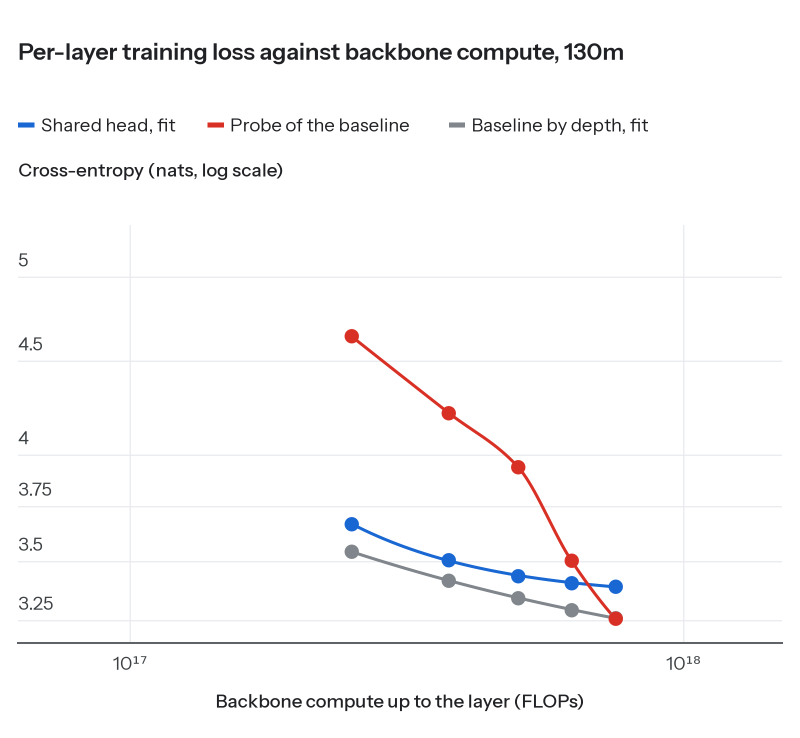
#> input picture docs/della/pls_archive/blog/layer_probe_130m.png, 1600 x 1475 px, found by its file name (shown at 1/2 size)
$ python contact_sheet.py
#> lines starting #> are read from the running program, lines starting #| are printed output that depends on the picture
"""Numbered contact sheet of the earlier Epoch-style figures (writing:plot), for choosing which to keep."""
from pathlib import Path
from PIL import Image, ImageDraw, ImageFont
B = Path("/scratch/gpfs/GROUP/USER/tmp/pls_blog"); F = Path("/scratch/gpfs/GROUP/USER/project/marin-pls/docs/della/pls_figs")
items = [B / n for n in ["layer_probe_130m.png", "layer_backbone_130m.png", "heads_compare_130m.png", "layer_backbone_300m.png",
                         "layer_probe_300m_progress.png", "final_gap.png", "layer_paloma_130m.png", "layer_paloma_300m.png", "layer_train.png"]]
items += [F / n for n in ["130m_train_per_layer.png", "130m_eval_macro_per_layer.png", "130m_eval_c4_bpb_per_layer.png", "130m_dynamic_signals.png"]]
W, cols = 760, 3
font = ImageFont.truetype(str(B / "fonts" / "InstrumentSans-SemiBold.ttf"), 30) if (B / "fonts" / "InstrumentSans-SemiBold.ttf").exists() else ImageFont.load_default()
thumbs = []
for i, p in enumerate(items, 1):
    im = Image.open(p).convert("RGB"); im = im.resize((W, int(im.height * W / im.width)))
#> after `im = im.resize((W, int(im.height * W / im.width)))`:
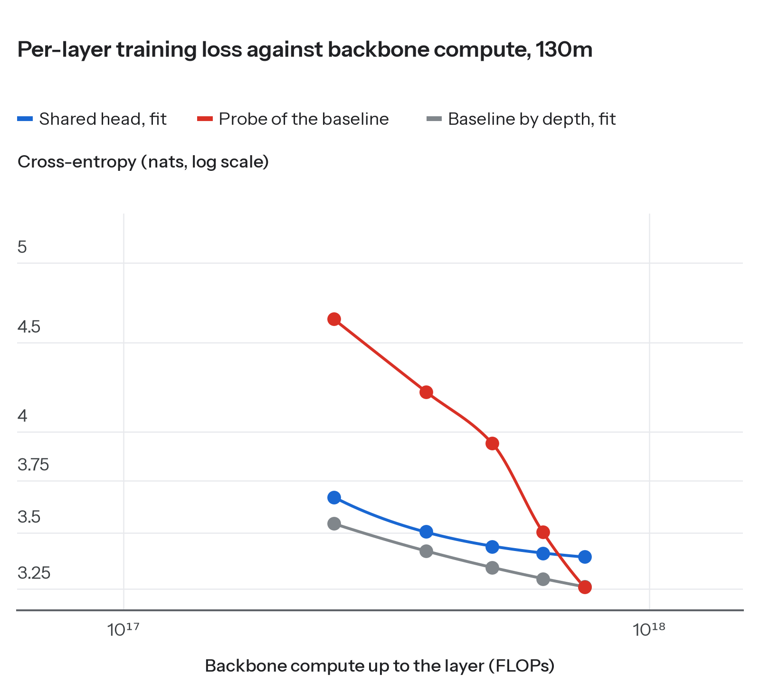
#> im: PIL image 760x700 RGB; mean R, G, B 249.9, 249.6, 250
    lab = Image.new("RGB", (W, 54), "white"); ImageDraw.Draw(lab).text((10, 10), f"{i}. {p.name}", fill="black", font=font)
#> after `lab = Image.new('RGB', (W, 54), 'white')`: lab: PIL image 760x54 RGB; every value is 255
#> after `ImageDraw.Draw(lab).text((10, 10), f'{i}. {p.name}', fill='black', fon`:
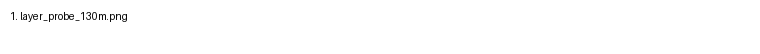
#> lab: PIL image 760x54 RGB; min 1, max 255, mean 253.5
    t = Image.new("RGB", (W, im.height + 54), "white"); t.paste(lab, (0, 0)); t.paste(im, (0, 54)); thumbs.append(t)
#> after `t = Image.new('RGB', (W, im.height + 54), 'white')`: t: PIL image 760x754 RGB; every value is 255
#> after `t.paste(lab, (0, 0))`:
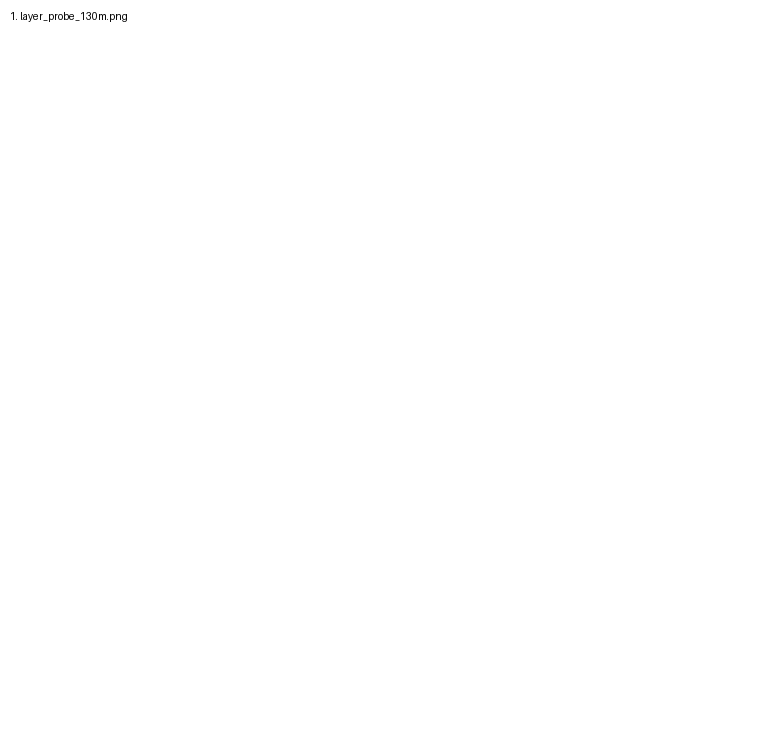
#> t: PIL image 760x754 RGB; min 1, max 255, mean 254.9
#> after `t.paste(im, (0, 54))`:
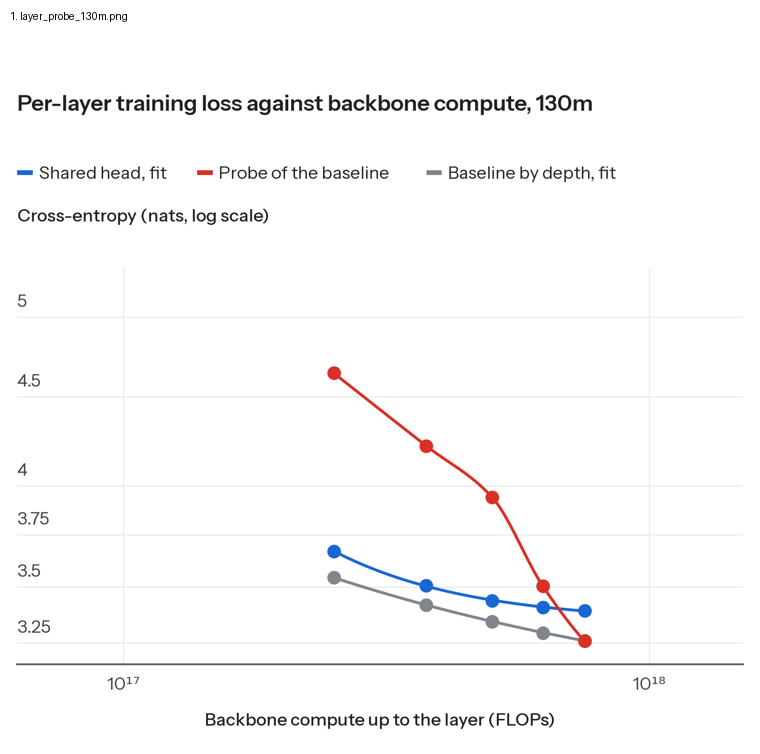
#> t: PIL image 760x754 RGB; mean R, G, B 250.1, 249.9, 250.2
#> pass 2 of the loop `for i, p in enumerate(items, 1):`:
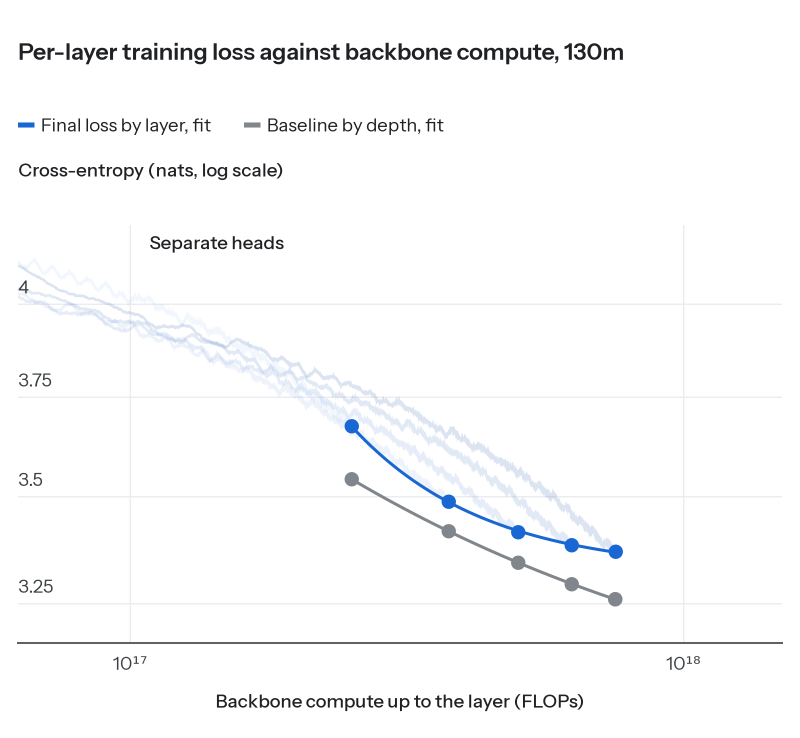
#> input picture docs/della/pls_archive/blog/layer_backbone_130m.png, 1600 x 1475 px, found by its file name (shown at 1/2 size)
#> im: PIL image 1600x1475 RGB
#> im: PIL image 760x700 RGB
#> `ImageDraw.Draw(lab).text((10, 10), f'{i}. {p.name}', fill='black', fon`:
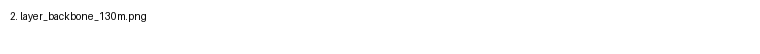
#> lab: PIL image 760x54 RGB; min 1, max 255, mean 253.2
#> `t.paste(im, (0, 54))`:
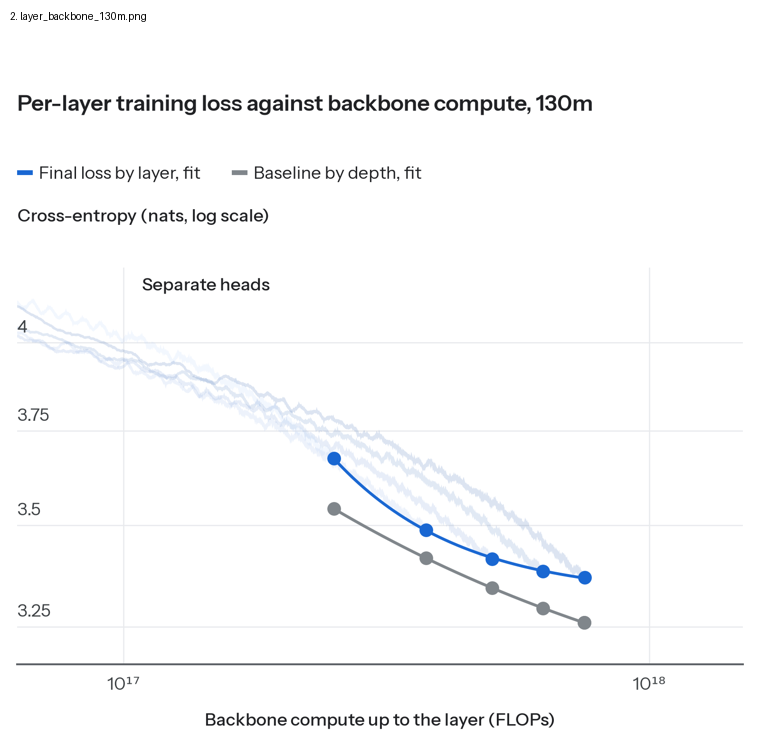
#> t: PIL image 760x754 RGB; mean R, G, B 249.7, 250.1, 250.7
#> pass 3 of the loop `for i, p in enumerate(items, 1):`:
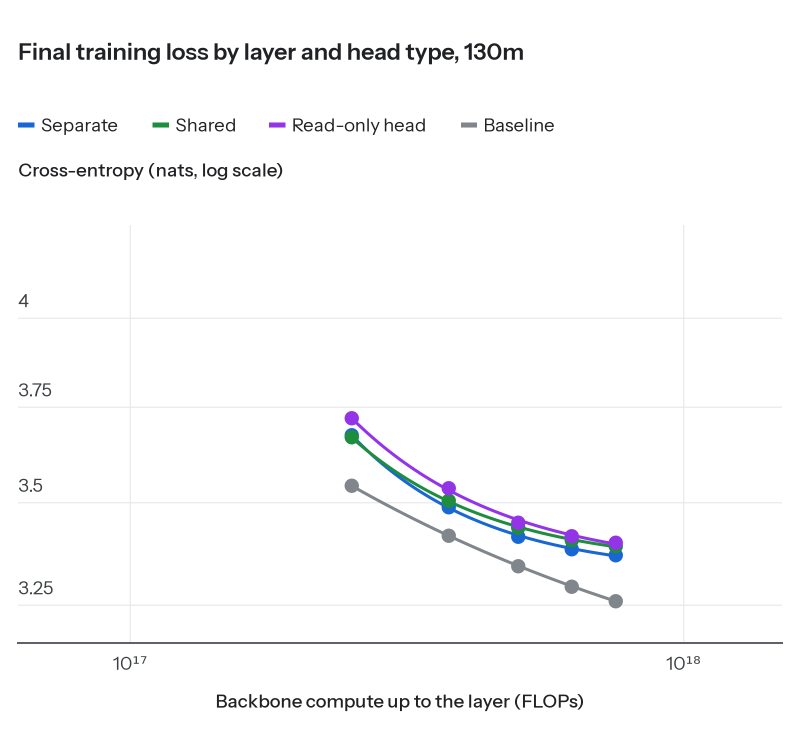
#> input picture docs/della/pls_archive/blog/heads_compare_130m.png, 1600 x 1475 px, found by its file name (shown at 1/2 size)
#> im: PIL image 1600x1475 RGB
#> im: PIL image 760x700 RGB
#> `ImageDraw.Draw(lab).text((10, 10), f'{i}. {p.name}', fill='black', fon`:
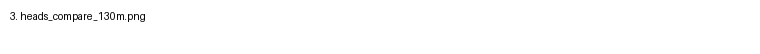
#> lab: PIL image 760x54 RGB; min 1, max 255, mean 253.2
#> `t.paste(im, (0, 54))`:
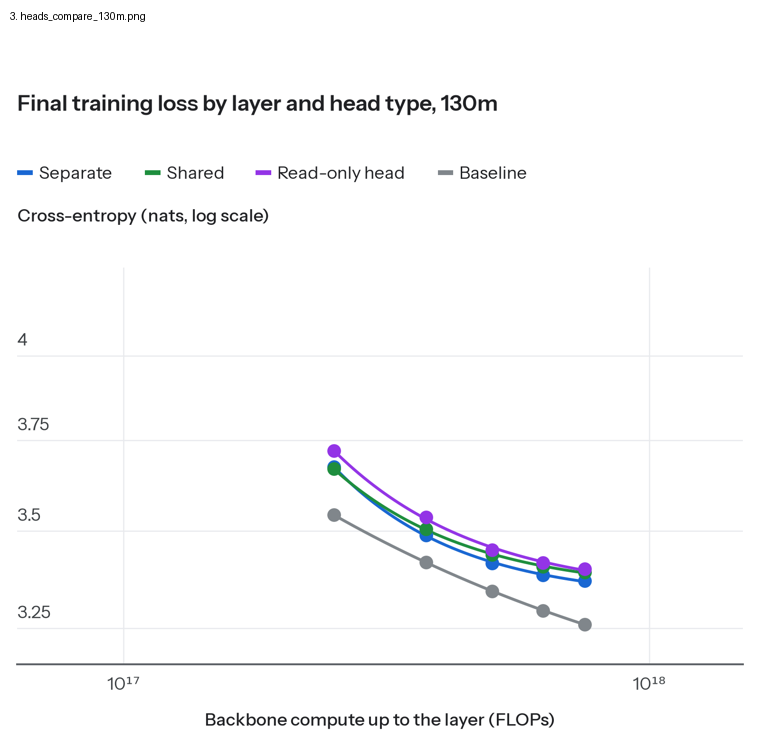
#> t: PIL image 760x754 RGB; mean R, G, B 250.1, 250.3, 250.9
#> (the run stopped early here; a loop or call above may not have finished)
